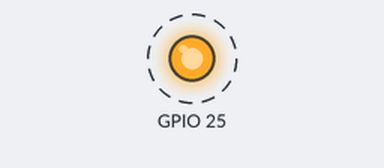
Simulated run of this sketch. Board: ESP32. Parts: output pins drawn as LEDs (lit = HIGH). Dashed ring = blinking.

Above: at 0.12 s.
Timing chart, 0 to 3.0 s (numbered marks = the images above):
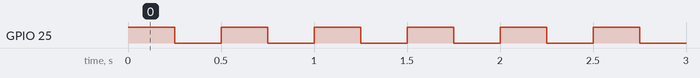

Measured:
- by itself, GPIO 25: alternates HIGH for 0.25 s and LOW for 0.25 s

The sketch:

Blink_LILYGO.ino
```cpp
// the setup function runs once when you press reset or power the board
void setup() {
  // initialize digital pin LED_BUILTIN as an output.
  pinMode(25, OUTPUT);
}

// the loop function runs over and over again forever
void loop() {
  digitalWrite(25, HIGH);  // turn the LED on (HIGH is the voltage level)
  delay(250);                      // wait for a second
  digitalWrite(25, LOW);   // turn the LED off by making the voltage LOW
  delay(250);                      // wait for a second
}
```
